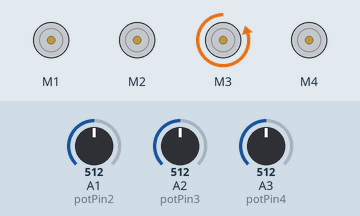
A sketch run on a simulated Arduino Uno, built with avr-gcc and run on an emulated ATmega328P. Shown: 4 × DC motor (green arrow = forward, orange = backward, longer = faster). The test bench sets the inputs (shaded band); at power-on: A2 (potPin3) = 512, A3 (potPin4) = 512, A1 (potPin2) = 512. What the sketch prints to the serial monitor is not drawn.

Above: at 1.2 s.
1.3 s: A2 (potPin3) set to 801
4.3 s: A2 (potPin3) set to 824
At 5.0 s:
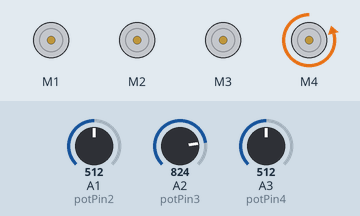
7.3 s: A3 (potPin4) set to 349
At 8.1 s:
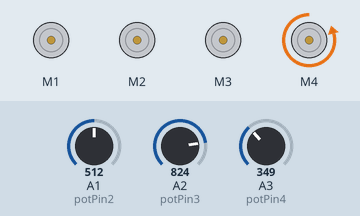
10.3 s: A3 (potPin4) set to 322
At 11.0 s:
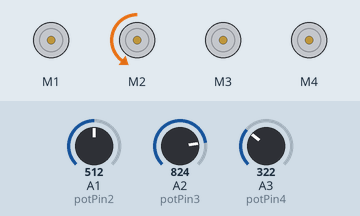
Timing chart, 0 to 12.8 s (numbered marks = the images above; inputs shaded):
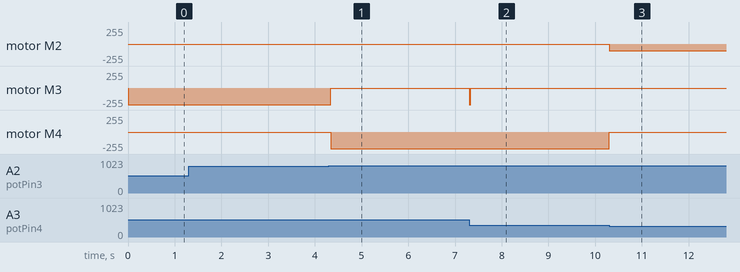

Measured:
- the behaviour switches between 814 and 815 on A2 (potPin3) (found by bisection; images 0 and 1)
- the behaviour switches between 341 and 340 on A3 (potPin4) (found by bisection; images 2 and 3)
- after the input at 1.3 s, every drawn part: stays the same
- after the input at 4.3 s, motor M3: backward 250/255 → stopped at once; motor M4: stopped → backward 250/255 at once
- after the input at 7.3 s, motor M3: stopped → backward 250/255 at once, → stopped 0.04 s later
- after the input at 10.3 s, motor M2: stopped → backward 100/255 at once; motor M4: backward 250/255 → stopped at once

The sketch:

scan_tool_nested_do_while_loops.ino
```cpp
//this is extend out from starting position
#include <AFMotor.h>

AF_DCMotor motor1(1);
AF_DCMotor motor2(2);
AF_DCMotor motor3(3);
AF_DCMotor motor4(4);

int potPin1 = 0;
int potPin2 = 1;
int potPin3 = 2;
int potPin4 = 3;

int val1 = 0;
int val2 = 0;
int val3 = 0;
int val4 = 0;

void setup()
{
  Serial.begin(9600);

  motor1.setSpeed(100);
  motor2.setSpeed(100);
  motor3.setSpeed(250);
  motor4.setSpeed(250);

  motor1.run(RELEASE);
  motor2.run(RELEASE);
  motor3.run(RELEASE);
  motor4.run(RELEASE);

}

void loop()
{
  val4 = analogRead(potPin4);
  Serial.println(val4);

  if(val4 > 340) //may need to change since motor moves much faster now
  {
  val4 = analogRead(potPin4);
  do
  {
    //val4 = analogRead(potPin4);
    //motor4.run(BACKWARD); //out
    //val4 = analogRead(potPin4);

    val3 = analogRead(potPin3);
    do
    {
      val3 = analogRead(potPin3);
      motor3.run(BACKWARD); //up
      val3 = analogRead(potPin3);
    } while (val3 < 815);   //820
    motor3.run(FORWARD);
    motor3.run(RELEASE);

    val4 = analogRead(potPin4);
    motor4.run(BACKWARD); //out
    val4 = analogRead(potPin4);

  } while (val4 > 340);   //338 may need to be a higher value since motor moves much faster
  motor4.run(FORWARD);
  motor4.run(RELEASE);

  val2 = analogRead(potPin2);
        do
        {
          val2 = analogRead(potPin2);
          motor2.run(BACKWARD); //down
          val2 = analogRead(potPin2);
        } while (val2 > 500);   //400
        motor2.run(FORWARD);
        motor2.run(RELEASE);

  //motor4.run(RELEASE);

  //claw doesn't need to move for tool scan
  /*val1 = analogRead(potPin1);
  do
  {
    val1 = analogRead(potPin1);
    motor1.run(FORWARD); //close claw
    val1 = analogRead(potPin1);
  } while (val1 > 19);   //19 is approx tool size
  motor1.run(BACKWARD);
  motor1.run(RELEASE);*/

  //motor4.run(RELEASE);
  }
  else
  {
    motor4.run(RELEASE);
    motor3.run(RELEASE);
    motor2.run(RELEASE);
    motor1.run(RELEASE);
  }

}
```
